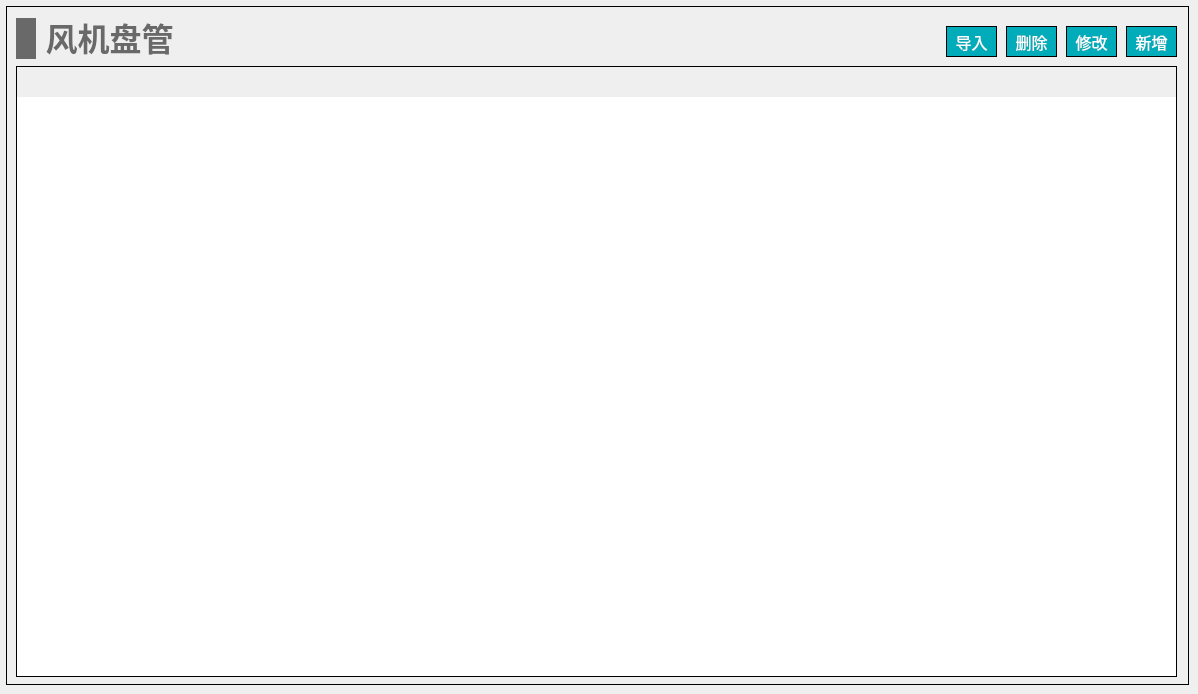
   <widget class="QWidget" name="page_fanCoil_noi">
    <widget class="QWidget" name="widget_fanCoil_noi" native="true">
     <property name="geometry">
      <rect>
       <x>6</x>
       <y>6</y>
       <width>1183</width>
       <height>679</height>
      </rect>
     </property>
     <property name="styleSheet">
      <string notr="true">#widget_fanCoil_noi
{
border: 1px solid #000000;
}</string>
     </property>
     <widget class="QWidget" name="layoutWidget_3">
      <property name="geometry">
       <rect>
        <x>10</x>
        <y>10</y>
        <width>161</width>
        <height>45</height>
       </rect>
      </property>
      <layout class="QHBoxLayout" name="horizontalLayout_16">
       <item>
        <widget class="QLabel" name="label_12">
         <property name="minimumSize">
          <size>
           <width>20</width>
           <height>41</height>
          </size>
         </property>
         <property name="maximumSize">
          <size>
           <width>20</width>
           <height>41</height>
          </size>
         </property>
         <property name="styleSheet">
          <string notr="true">QLabel { 
border: none; 
background-color : rgb(105, 105, 105);
}</string>
         </property>
         <property name="text">
          <string/>
         </property>
        </widget>
       </item>
       <item>
        <widget class="QLabel" name="label_13">
         <property name="font">
          <font>
           <family>Microsoft YaHei</family>
           <pointsize>24</pointsize>
           <bold>true</bold>
          </font>
         </property>
         <property name="styleSheet">
          <string notr="true">QLabel { 
border: none; 
color : rgb(105, 105, 105);
}</string>
         </property>
         <property name="text">
          <string>风机盘管</string>
         </property>
         <property name="alignment">
          <set>Qt::AlignBottom|Qt::AlignHCenter</set>
         </property>
        </widget>
       </item>
      </layout>
     </widget>
     <widget class="QTableWidget" name="tableWidget_fanCoil_noi">
      <property name="geometry">
       <rect>
        <x>10</x>
        <y>60</y>
        <width>1161</width>
        <height>611</height>
       </rect>
      </property>
      <property name="focusPolicy">
       <enum>Qt::NoFocus</enum>
      </property>
      <property name="layoutDirection">
       <enum>Qt::LeftToRight</enum>
      </property>
      <property name="styleSheet">
       <string notr="true">/*设置标题(包括垂直+水平的)*/
QHeaderView
{							
	
	font-size: 15px;				/*字大小*/
	font-family: '黑体';
	/*border: 1px solid #B4B4B4;*/
	border:none;
    /*border-bottom: 2px solid #999999; */		/*下边框颜色*/
    /*background: #9DC6E6;*/				/*背景浅蓝色*/ 
	min-height:30px;
	text-align: center;	       
}


/*设置标题(水平的)*/
QHeaderView::section:horizontal { 					
        border: 1px solid #AFAFAF; 			/*间隔颜色*/
	    border-bottom: 2px solid #999999; 							
        color: black;
        background: #9DC6E6;
}

/*设置鼠标停留状态*/
QHeaderView::section:horizontal:hover 
{			
        color: black;							/*字体白色*/
        background: #82AFC9;				/*背景深蓝色*/
}

/*设置鼠标按下状态*/
QHeaderView::section:horizontal:pressed 
{			
        color: black;
        background: #82AFC9;
		border-bottom: 3px solid #037BFC;				
}


QTableWidget 
{
		font-size: 14px;				/*10榜*/
		font-family: '黑体';				
		color : black;				
        border: 1px solid #000000;		
        background: white;
        gridline-color: #E0E0E0;	
        text-align: center;	
        outline:0px;			/*禁止焦点*/
}

/*设置选中的视图项*/
QTableWidget::item:selected
{				    
		border: 2px solid #0398FC;	
        color : black;				
}</string>
      </property>
      <property name="frameShape">
       <enum>QFrame::StyledPanel</enum>
      </property>
     </widget>
     <widget class="QPushButton" name="pushButton_fanCoil_noi_input">
      <property name="geometry">
       <rect>
        <x>940</x>
        <y>20</y>
        <width>51</width>
        <height>31</height>
       </rect>
      </property>
      <property name="font">
       <font>
        <family>黑体</family>
        <pointsize>12</pointsize>
       </font>
      </property>
      <property name="styleSheet">
       <string notr="true">QPushButton
{
	color:#ffffff; /*文字颜色*/
    background-color: #00ACB9;/*背景色*/
    border-radius:0px; /*边框倒角*/
	border: 1px solid #000000;
}


QPushButton:hover 
{
background-color: rgb(0,142,153);
color: white;
}</string>
      </property>
      <property name="text">
       <string>导入</string>
      </property>
     </widget>
     <widget class="QPushButton" name="pushButton_fanCoil_noi_revise">
      <property name="geometry">
       <rect>
        <x>1060</x>
        <y>20</y>
        <width>51</width>
        <height>31</height>
       </rect>
      </property>
      <property name="font">
       <font>
        <family>黑体</family>
        <pointsize>12</pointsize>
       </font>
      </property>
      <property name="styleSheet">
       <string notr="true">QPushButton
{
	color:#ffffff; /*文字颜色*/
    background-color: #00ACB9;/*背景色*/
    border-radius:0px; /*边框倒角*/
	border: 1px solid #000000;
}


QPushButton:hover 
{
background-color: rgb(0,142,153);
color: white;
}</string>
      </property>
      <property name="text">
       <string>修改</string>
      </property>
     </widget>
     <widget class="QPushButton" name="pushButton_fanCoil_noi_del">
      <property name="geometry">
       <rect>
        <x>1000</x>
        <y>20</y>
        <width>51</width>
        <height>31</height>
       </rect>
      </property>
      <property name="font">
       <font>
        <family>黑体</family>
        <pointsize>12</pointsize>
       </font>
      </property>
      <property name="styleSheet">
       <string notr="true">QPushButton
{
	color:#ffffff; /*文字颜色*/
    background-color: #00ACB9;/*背景色*/
    border-radius:0px; /*边框倒角*/
	border: 1px solid #000000;
}


QPushButton:hover 
{
background-color: rgb(0,142,153);
color: white;
}</string>
      </property>
      <property name="text">
       <string>删除</string>
      </property>
     </widget>
     <widget class="QPushButton" name="pushButton_fanCoil_noi_add">
      <property name="geometry">
       <rect>
        <x>1120</x>
        <y>20</y>
        <width>51</width>
        <height>31</height>
       </rect>
      </property>
      <property name="font">
       <font>
        <family>黑体</family>
        <pointsize>12</pointsize>
       </font>
      </property>
      <property name="styleSheet">
       <string notr="true">QPushButton
{
	color:#ffffff; /*文字颜色*/
    background-color: #00ACB9;/*背景色*/
    border-radius:0px; /*边框倒角*/
	border: 1px solid #000000;
}


QPushButton:hover 
{
background-color: rgb(0,142,153);
color: white;
}</string>
      </property>
      <property name="text">
       <string>新增</string>
      </property>
     </widget>
    </widget>
   </widget>
